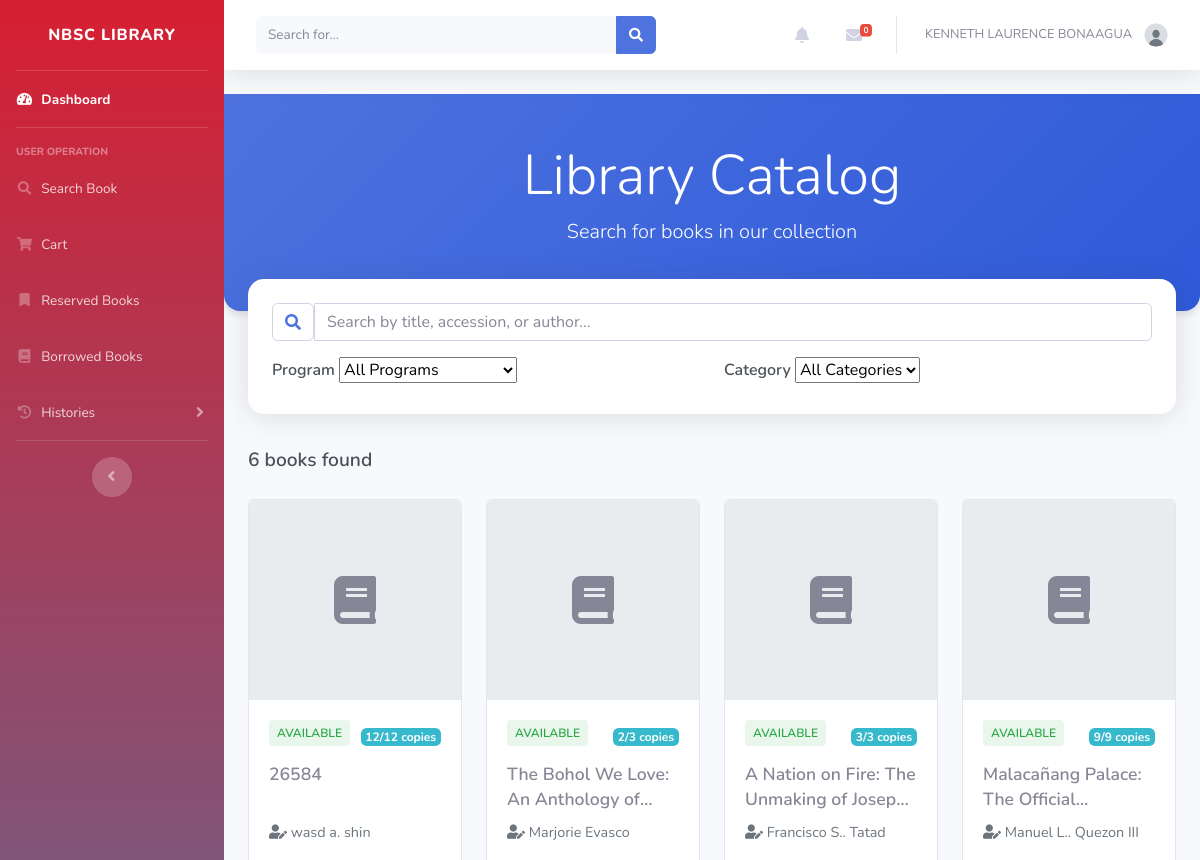
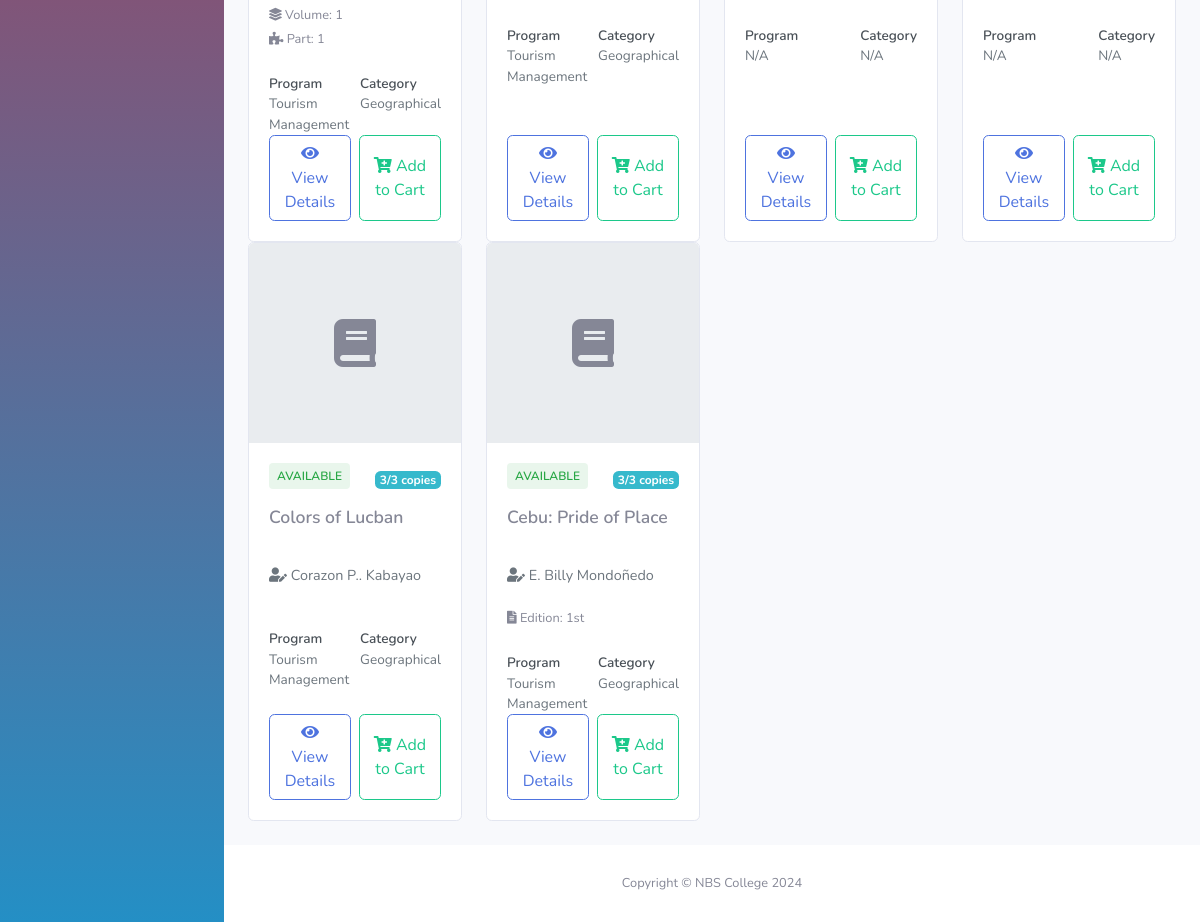
Page /user/searchbook.php (signed in) on the committed database (2 pictures, top to bottom).
### tables this page shows
CREATE TABLE `books` (
  `id` int(11) NOT NULL,
  `accession` int(11) NOT NULL,
  `title` varchar(100) DEFAULT NULL,
  `preferred_title` varchar(100) DEFAULT NULL,
  `parallel_title` varchar(100) DEFAULT NULL,
  `subject_category` varchar(100) DEFAULT NULL,
  `program` varchar(50) DEFAULT NULL,
  `subject_detail` varchar(9999) DEFAULT NULL,
  `summary` varchar(1000) DEFAULT NULL,
  `contents` varchar(1000) DEFAULT NULL,
  `front_image` varchar(100) DEFAULT NULL,
  `back_image` varchar(100) DEFAULT NULL,
  `dimension` varchar(100) DEFAULT NULL,
  `series` varchar(100) DEFAULT NULL,
  `volume` varchar(100) DEFAULT NULL,
  `part` varchar(20) DEFAULT NULL,
  `edition` varchar(100) DEFAULT NULL,
  `copy_number` int(225) DEFAULT NULL,
  `total_pages` varchar(100) DEFAULT NULL,
  `supplementary_contents` varchar(100) DEFAULT NULL,
  `ISBN` varchar(100) DEFAULT NULL,
  `content_type` varchar(100) DEFAULT NULL,
  `media_type` varchar(100) DEFAULT NULL,
  `carrier_type` varchar(100) DEFAULT NULL,
  `call_number` varchar(100) DEFAULT NULL,
  `URL` varchar(225) DEFAULT NULL,
  `language` varchar(100) DEFAULT NULL,
  `shelf_location` varchar(100) DEFAULT NULL,
  `entered_by` int(225) DEFAULT NULL,
  `date_added` date DEFAULT NULL,
  `status` varchar(100) DEFAULT NULL,
  `updated_by` int(11) DEFAULT NULL,
  `last_update` date DEFAULT NULL
);

### User/searchbook.php (the view, shortened to what this page needs)
<?php
include '../db.php';
$isLoggedIn = isset($_SESSION['user_id']);
$searchTerm = isset($_GET['search']) ? $_GET['search'] : '';
$sql = "SELECT
    book_counts.id,
    book_counts.title,
    book_counts.total_copies,
    book_counts.available_copies,
    book_counts.subject_category,
    book_counts.program,
    book_counts.ISBN,
    book_counts.series,
    book_counts.volume,
    book_counts.part,
    book_counts.edition,
    book_counts.front_image,
    book_counts.summary,
    writers.firstname,
    writers.middle_init,
    writers.lastname
FROM (
    SELECT
        b.id as id,
        b.title,
        COUNT(*) as total_copies,
        SUM(CASE WHEN b.status = 'Available' THEN 1 ELSE 0 END) as available_copies,
        b.subject_category,
        b.program,
        b.ISBN,
        b.series,
        b.volume,
        b.part,
        b.edition,
        b.front_image,
        b.summary
    FROM books b
    LEFT JOIN contributors c ON b.id = c.book_id
    LEFT JOIN writers w ON c.writer_id = w.id
    WHERE 1=1";
$sql .= " GROUP BY
        b.title,
        IFNULL(b.ISBN, ''),
        IFNULL(b.series, ''),
        IFNULL(b.volume, ''),
        IFNULL(b.part, ''),
        IFNULL(b.edition, '')
) book_counts
LEFT JOIN contributors ON book_counts.id = contributors.book_id
LEFT JOIN writers ON contributors.writer_id = writers.id
GROUP BY book_counts.id
ORDER BY book_counts.id DESC, book_counts.title";
$stmt = $conn->prepare($sql);
$stmt->execute();
$searchResults = $stmt->get_result();
?>
<!DOCTYPE html>
<html lang="en">
<head>
</head>
<body>
    <?php
    if ($isLoggedIn) {
        include 'inc/header.php';
    }
    ?><div id="content" class="d-flex flex-column min-vh-100">
        <div class="hero-section">
            <div class="container text-center">
                <h1 class="display-4">Library Catalog</h1>
                <p class="lead">Search for books in our collection</p>
            </div>
        </div>
        <div class="container">
            <div class="search-container">
                <form method="GET" action="searchbook.php" class="row g-3" id="searchForm">
                    <div class="col-md-12 mb-3">
                        <div class="input-group">
                            <span class="input-group-text bg-white border-end-0">
                                <i class="fas fa-search text-primary"></i>
                            </span>
                            <input type="text" class="form-control border-start-0" id="searchInput" name="search" value="<?php echo htmlspecialchars($searchTerm); ?>" placeholder="Search by title, accession, or author...">
                        </div>
                    </div>
                    <div class="col-md-6">
                        <label for="program" class="filter-label">Program</label>
                        <select class="form-select" name="program" id="program">
                            <option value="">All Programs</option>
                        </select>
                    </div>
                    <div class="col-md-6">
                        <label for="category" class="filter-label">Category</label>
                        <select class="form-select" name="category" id="category">
                            <option value="">All Categories</option>
                        </select>
                    </div>
                </form>
            </div>
            <div class="search-count" id="resultCount">
                <?php echo $searchResults->num_rows; ?> books found
            </div>
            <div class="row row-cols-1 row-cols-md-2 row-cols-lg-4 g-4 mb-4" id="searchResults">
                <?php if ($searchResults->num_rows > 0): ?>
                    <?php while ($book = $searchResults->fetch_assoc()): ?>
                        <div class="col">
                            <div class="card result-card h-100">
                                <?php if (!empty($book['front_image'])): ?>
                                    <img src="<?php echo htmlspecialchars($book['front_image']); ?>" class="card-img-top" alt="Book Cover">
                                <?php else: ?>
                                    <div class="card-img-top d-flex align-items-center justify-content-center">
                                        <i class="fas fa-book fa-3x text-muted"></i>
                                    </div>
                                <?php endif; ?>
                                <div class="card-body">
                                    <div class="d-flex justify-content-between align-items-center mb-2">
                                        <span class="availability <?php echo ($book['available_copies'] > 0) ? 'available' : 'unavailable'; ?>">
                                            <?php echo ($book['available_copies'] > 0) ? 'Available' : 'Unavailable'; ?>
                                        </span>
                                        <span class="badge bg-info text-white d-flex align-items-center justify-content-center">
                                            <?php echo $book['available_copies']; ?>/<?php echo $book['total_copies']; ?> copies
                                        </span>
                                    </div>
                                    <h5 class="card-title"><?php echo htmlspecialchars($book['title']); ?></h5>
                                    <p class="card-author">
                                        <i class="fas fa-user-edit me-1"></i>
                                        <?php
                                        if (!empty($book['firstname']) || !empty($book['lastname'])) {
                                            echo htmlspecialchars($book['firstname'] . ' ' .
                                                ($book['middle_init'] ? $book['middle_init'] . '. ' : '') .
                                                $book['lastname']);
                                        } else {
                                            echo 'Unknown Author';
                                        }
                                        ?>
                                    </p>
                                    <div class="book-edition-info mb-2">
                                        <small class="text-muted">
                                            <?php
                                            $editionDetails = [];
                                            if (!empty($book['volume'])) {
                                                $editionDetails[] = '<span><i class="fas fa-layer-group me-1"></i> Volume: ' . htmlspecialchars($book['volume']) . '</span>';
                                            }
                                            if (!empty($book['part'])) {
                                                $editionDetails[] = '<span><i class="fas fa-puzzle-piece me-1"></i> Part: ' . htmlspecialchars($book['part']) . '</span>';
                                            }
                                            if (!empty($book['edition'])) {
                                                $editionDetails[] = '<span><i class="fas fa-file-alt me-1"></i> Edition: ' . htmlspecialchars($book['edition']) . '</span>';
                                            }
                                            if (!empty($editionDetails)) {
                                                echo implode('<br>', $editionDetails);
                                            }
                                            ?>
                                        </small>
                                    </div>
                                    <div class="card-details-row">
                                        <div class="card-details">
                                            <span>Program</span>
                                            <span><?php echo htmlspecialchars($book['program'] ?: 'N/A'); ?></span>
                                        </div>
                                        <div class="card-details">
                                            <span>Category</span>
                                            <span><?php echo htmlspecialchars($book['subject_category'] ?: 'N/A'); ?></span>
                                        </div>
                                    </div>
                                    <?php if ($isLoggedIn): ?>
                                        <div class="book-actions">
                                            <a href="view_book.php?book_id=<?php echo $book['id']; ?>&group=1"
                                            class="btn btn-outline-primary">
                                                <i class="fas fa-eye"></i> View Details
                                            </a>
                                            <?php if ($book['available_copies'] > 0): ?>
                                                <button class="btn btn-outline-success"
                                                        onclick="addToCart(<?php echo $book['id']; ?>, '<?php echo htmlspecialchars(addslashes($book['title'])); ?>')">
                                                    <i class="fas fa-cart-plus"></i> Add to Cart
                                                </button>
                                            <?php else: ?>
                                                <button class="btn btn-outline-secondary" disabled>
                                                    <i class="fas fa-clock"></i> Unavailable
                                                </button>
                                            <?php endif; ?>
                                        </div>
                                    <?php endif; ?>
                                </div>
                            </div>
                        </div>
                    <?php endwhile; ?>
                <?php endif; ?>
            </div>
        </div>
    </div>
    <?php
    if ($isLoggedIn) {
        include 'inc/footer.php';
    }
    ?>
</body>
</html>

### rows in the picture
books: available_copies "12", total_copies "12", title "26584", lastname "wasd a. shin", volume "1", part "1", program "Tourism Management", subject_category "Geographical"
books: available_copies "2", total_copies "3", title "The Bohol We Love: An Anthology…", lastname "Marjorie Evasco", program "Tourism Management", subject_category "Geographical"
books: available_copies "3", total_copies "3", title "A Nation on Fire: The Unmaking of…", lastname "Francisco S.. Tatad", program "N/A", subject_category "N/A"
books: available_copies "9", total_copies "9", title "Malacañang Palace: The…", lastname "Manuel L.. Quezon III", program "N/A", subject_category "N/A"
books: available_copies "3", total_copies "3", title "Colors of Lucban", lastname "Corazon P.. Kabayao", program "Tourism Management", subject_category "Geographical"
books: available_copies "3", total_copies "3", title "Cebu: Pride of Place", lastname "E. Billy Mondoñedo", edition "1st", program "Tourism Management", subject_category "Geographical"

### other values in the picture
$_SESSION['firstname'] "KENNETH LAURENCE"
$_SESSION['lastname'] "BONAAGUA"
$searchResults->num_rows "6"
